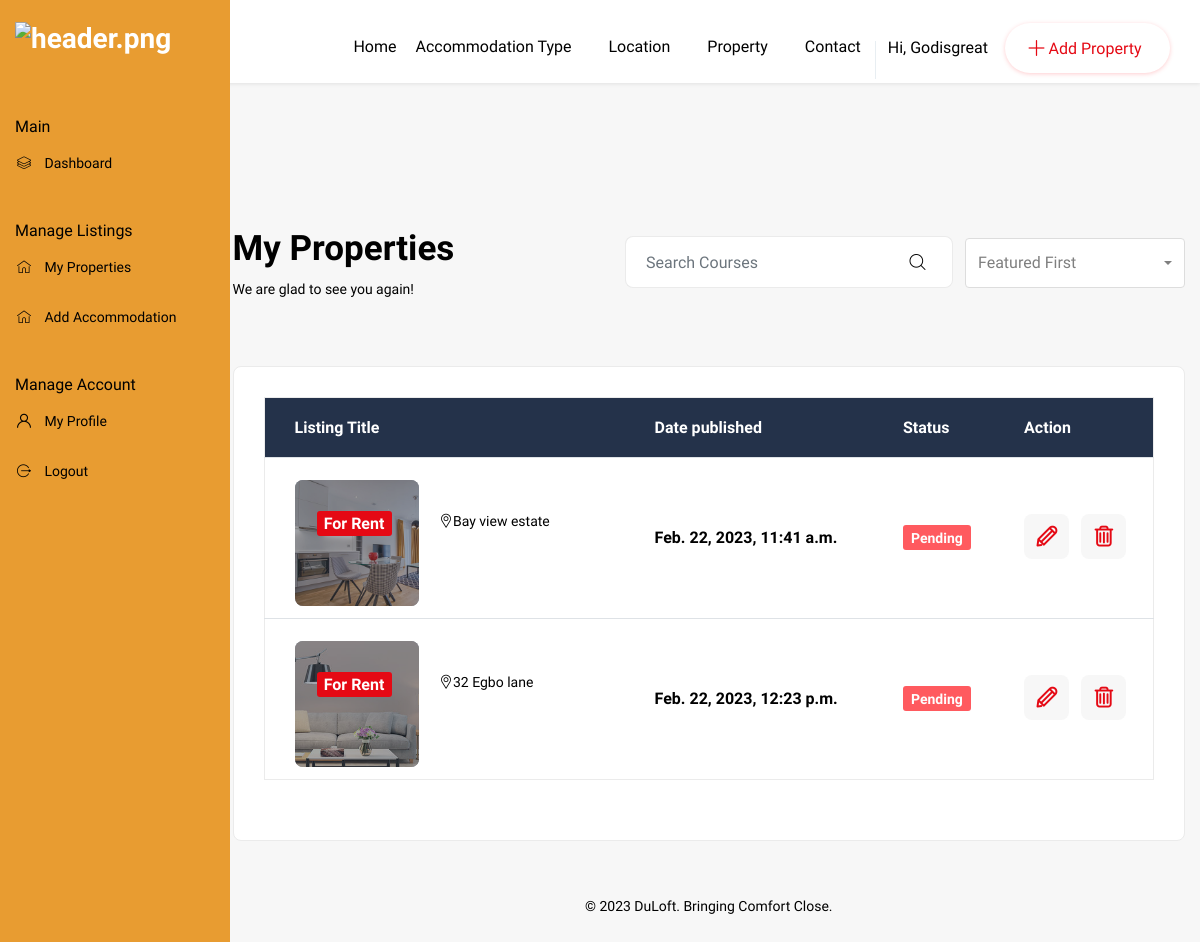
Screenshot of /user/dashboard/my-others/ (signed in) with the database file from the repository.
### users/models.py (models this page shows, shortened)
class User(AbstractBaseUser,PermissionsMixin):
    first_name=models.CharField(max_length=150,null=True,blank=True)
    sur_name=models.CharField(max_length=150,null=True,blank=True)
    other_name = models.CharField(max_length=150,null=True,blank=True)
    username_validator = UnicodeUsernameValidator()
    username = models.CharField(
        ("username"),
        max_length=150,
        unique=True,
        null=True,blank=True,
        help_text=(
            "Required. 150 characters or fewer. Letters, digits and @/./+/-/_ only."
        ),
        validators=[username_validator],
        error_messages={
            "unique": ("A user with that username already exists."),
        },
    )
    email = models.EmailField(("email address"), blank=True)
    phone_no=models.CharField(max_length=150,null=True,blank=True)
    date_created=models.DateTimeField(auto_now_add=True)
    is_active=models.BooleanField(default=True)
    is_staff=models.BooleanField(default=False)
    is_landlord=models.BooleanField(default=False)
    is_superuser=models.BooleanField(default=False)
    EMAIL_FIELD = "email"
    USERNAME_FIELD = "username"
    REQUIRED_FIELDS = ["email"]
    objects=UserManager()

### houses/models.py (models this page shows, shortened)
class SpaceModel(models.Model):
    house = models.ForeignKey(HouseModel, on_delete=models.CASCADE, related_name='space')
    floor = models.CharField(max_length=50, choices=FLOOR_TYPE)
    side = models.CharField(max_length=50, choices=[('right', 'Right'), ('left', 'Left')])
    spacename = models.CharField(max_length=50)
    taken = models.BooleanField(default=False)
    price = models.DecimalField(max_digits=8, decimal_places=2)
    accommodation_type = models.CharField('Accommodation Type', max_length=50, choices=ACCOMMODATION_TYPES, null=True, blank=True)
    image = models.ImageField(upload_to="BuildingInterior/space", null=True, blank=True)
    features = models.ManyToManyField(AmenitiesModels, help_text='You can select more than one by hold the Ctrl key')

class HouseModel(models.Model):
    added = models.DateTimeField(auto_now_add=True)
    updated = models.DateTimeField(auto_now=True)
    name = models.CharField('Building Name', max_length=100, blank=True, null=True)
    address = models.CharField('Building Address', max_length=150)
    country = models.ForeignKey(Country, on_delete=models.PROTECT, null=True, blank=True) # default=165
    state = models.ForeignKey(Region, on_delete=models.PROTECT, null=True, blank=True, )
    city = models.ForeignKey(SubRegion, on_delete=models.PROTECT, null=True, blank=True, )
    building_type = models.CharField('Building Type', max_length=50, choices=BUILDING_TYPES)
    accommodation_type = models.CharField('Accommodation Type', max_length=50, choices=ACCOMMODATION_TYPES)
    total_number_of_accommodation_space = models.PositiveIntegerField('Total Number Of Accodation Space')
    available_number_accommodation_space = models.PositiveIntegerField('Number Of Accodation Space Available')
    house_price = models.DecimalField('Building Price', max_digits=11, decimal_places=2, null=True, blank=True)
    electricity = models.BooleanField(default=True)
    water = models.BooleanField(default=False)
    newly_built = models.BooleanField('Newly Built', default=False)
    sale = models.BooleanField('For Sale', default=False)
    exterior_image = models.ImageField('Exterior Image Main', upload_to='BuildingExterior/', blank=True, null=True)
    exterior_image_side1 = models.ImageField('Exterior Image Side A', upload_to='BuildingExterior/', blank=True, null=True)
    exterior_image_side2 = models.ImageField('Exterior Image Side B', upload_to='BuildingExterior/', blank=True, null=True)
    vid_file = models.FileField(upload_to="BuildingInterior/video/building/", blank=True, null=True)
    c_of_o = models.FileField('Certificate Of Occupancy', upload_to="doucments/CofOs/", null=True, blank=True)
    d_of_a = models.FileField('Deed Of Assignment', upload_to="doucments/DofAs/", null=True, blank=True)
    tenant_agreement = models.FileField('Tenant Agreement', upload_to="doucments/TAs/", null=True, blank=True)
    landlord = models.ForeignKey(User, on_delete=models.CASCADE, null=True, blank=True)
    verified = models.BooleanField(default=False)
    featured = models.BooleanField(default=False)
    features = models.ManyToManyField(AmenitiesModels,  help_text='You can select more than one by hold the Ctrl key')

### users/views.py (the view)
# urls.py: path('dashboard/my-others/', views.get_space_by_landlord, name='my-space-dashboard'),
def get_space_by_landlord(request):
    if request.user.is_landlord:
        buildings = SpaceModel.objects.filter(house__landlord=request.user)
        return render( request, 'my-spaces.html', {'properties':buildings})

### templates/my-spaces.html (shortened to what this page needs)
{% extends 'dashboard_base.html' %}
{% block content %}
	<section class="our-dashbord dashbord bgc-f7 pb50">
		<div class="container-fluid">
			<div class="row">
				<div class="col-lg-3 col-xl-2 dn-992 pl0"></div>
				<div class="col-sm-12 col-lg-8 col-xl-10 maxw100flex-992">
					<div class="row">
						<div class="col-lg-4 col-xl-4 mb10">
							<div class="breadcrumb_content style2 mb30-991">
								<h2 class="breadcrumb_title">My Properties</h2>
								<p>We are glad to see you again!</p>
							</div>
						</div>
						<div class="col-lg-8 col-xl-8">
							<div class="candidate_revew_select style2 text-right mb30-991">
								<ul class="mb0">
									<li class="list-inline-item">
										<div class="candidate_revew_search_box course fn-520">
											<form class="form-inline my-2">
										    	<input class="form-control mr-sm-2" type="search" placeholder="Search Courses" aria-label="Search">
										    	<button class="btn my-2 my-sm-0" type="submit"><span class="flaticon-magnifying-glass"></span></button>
										    </form>
										</div>
									</li>
									<li class="list-inline-item">
										<select class="selectpicker show-tick">
											<option>Featured First</option>
										</select>
									</li>
								</ul>
							</div>
						</div>
						<div class="col-lg-12">
							<div class="my_dashboard_review mb40">
								<div class="property_table">
									<div class="table-responsive mt0">
										<table class="table">
											<thead class="thead-light">
										    	<tr>
										    		<th scope="col">Listing Title</th>
										    		<th scope="col">Date published</th>
										    		<th scope="col">Status</th>
										    		<th scope="col">Action</th>
										    	</tr>
											</thead>
											<tbody>
												{% for property in properties %}
												<tr>
										    		<th scope="row">
														<div class="feat_property list favorite_page style2">
															<div class="thumb">
																<img class="img-whp" src="{{property.image.url}}" alt="fp1.jpg">
																<div class="thmb_cntnt">
																	<ul class="tag mb0">
																		<li class="list-inline-item color-white">For Rent</li>
																	</ul>
																</div>
															</div>
															<div class="details">
																<div class="tc_content">
																	<p><span class="flaticon-placeholder"></span>{{property.house.address}}</p>
																</div>
															</div>
														</div>
										    		</th>
										    		<td>{{property.house.added}}</td>
										    		<td>
														{% if property.verified %}
														<span class="status_tag badge2">Published</span>
														{% else %}
														<span class="status_tag badge">Pending</span>
														{% endif %}
													</td>
										    		<td>
										    			<ul class="view_edit_delete_list mb0">
										    				<li class="list-inline-item" data-toggle="tooltip" data-placement="top" title="Edit"><a href="{% url 'edit-space' property.id %}"><span class="flaticon-edit"></span></a></li>
										    				<li class="list-inline-item" data-toggle="tooltip" data-placement="top" title="Delete"><a href="page-my-properties.html#"><span class="flaticon-garbage"></span></a></li>
										    			</ul>
										    		</td>
										    	</tr>
												{% endfor %}
											</tbody>
										</table>
									</div>
								</div>
							</div>
						</div>
					</div>
					<div class="row mt10">
						<div class="col-lg-12">
							<div class="copyright-widget text-center">
								<p>© 2023 DuLoft. Bringing Comfort Close.</p>
							</div>
						</div>
					</div>
				</div>
			</div>
		</div>
	</section>
{% endblock content %}

### templates/dashboard_base.html (shortened to what this page needs)
{% load static %}
<!DOCTYPE html>
<html dir="ltr" lang="en">
<head>
<link rel="stylesheet" href="{% static 'css/bootstrap.min.css' %}">
<link rel="stylesheet" href="{% static 'css/style.css' %}">
<link rel="stylesheet" href="{% static 'css/dashbord_navitaion.css' %}">
<link rel="stylesheet" href="{% static 'css/responsive.css' %}">
</head>
<body>
<div class="wrapper">
	<header class="header-nav menu_style_home_one style2 navbar-scrolltofixed stricky main-menu" >
		<div class="container-fluid p0">
		    <nav>
		        <ul id="respMenu" class="ace-responsive-menu text-right" data-menu-style="horizontal">
		            <li>
		                <a href="{% url 'index' %}"><span class="title">Home</span></a>
		            </li>
		            <li>
		                <a><span class="title">Accommodation Type</span></a>
		            </li>
		            <li>
		                <a href="page-dashboard.html#"><span class="title">Location</span></a>
		            </li>
		            <li>
		                <a href="page-dashboard.html#"><span class="title">Property</span></a>
		            </li>
		            <li class="last">
		                <a href="page-contact.html"><span class="title">Contact</span></a>
		            </li>
	                <li class="user_setting">
						<div class="dropdown">
	                		<a class="btn dropdown-toggle" href="" data-toggle="dropdown">
                                <span class="dn-1199">Hi, {{request.user.first_name}}</span>
                            </a>
						</div>
			        </li>
					{% if request.user.is_authenticated and request.user.is_landlord %}
	                <li class="list-inline-item add_listing">
                        <a href="{% url 'add-house' %}"><span class="flaticon-plus"></span>
                            <span class="dn-lg"> Add Property</span>
                        </a>
                    </li>
					{% endif %}
		        </ul>
		    </nav>
		</div>
	</header>
	{% if request.user.is_landlord %}
    <div class="dashboard_sidebar_menu dn-992">
	    <ul class="sidebar-menu">
	   		<li class="header"><img src="{% static 'images/Duloft-logo-black.png' %}" alt="header.png"></li>
	   		<li class="title"><span>Main</span></li>
	    	<li class="treeview"><a href="{% url 'landlord-dashboard' %}"><i class="flaticon-layers"></i><span> Dashboard</span></a></li>
	   		<li class="title"><span>Manage Listings</span></li>
	      	<li class="treeview">
		        <a href=""><i class="flaticon-home"></i> <span>My Properties</span><i class="fa fa-angle-down pull-right"></i></a>
	      	</li>
	     	<li class="treeview">
		        <a href=""><i class="flaticon-home"></i><span> Add Accommodation </span><i class="fa fa-angle-down pull-right"></i></a>
	      	</li>
	   		<li class="title"><span>Manage Account</span></li>
		    <li><a href="{% url 'userprofile' %}"><i class="flaticon-user"></i> <span>My Profile</span></a></li>
		    <li><a href="{% url 'logout' %}"><i class="flaticon-logout"></i> <span>Logout</span></a></li>
	    </ul>
    </div>
	{% endif %}
    {% block content %}{% endblock content %}
</div>
</body>
</html>

### static/css/responsive.css (style rules this page uses)
@media only screen and (max-width:1440px) { .our-dashbord.dashbord .container-fluid { padding-left: 8%; padding-right: 15px; } }
@media only screen and (max-width:1366px) { .sidebar-menu { width: 230px; } }
@media only screen and (max-width:1366px) { .sidebar-menu li.header { padding-left: 15px; } }
@media only screen and (max-width:1366px) { .our-dashbord.dashbord .container-fluid { padding-left: 3%; padding-right: 15px; } }
@media only screen and (max-width:1280px) { header.header-nav.menu_style_home_one .ace-responsive-menu>li>a { padding: 37px 20px 27px 5px; } }
@media only screen and (max-width:1200px) { header.header-nav.menu_style_home_one .ace-responsive-menu>li>a { padding: 37px 10px 27px 5px; } }
@media only screen and (max-width:1200px) { header.header-nav.menu_style_home_one ul.ace-responsive-menu li.add_listing { width: 165px; } }

### static/css/menu.css (style rules this page uses)
@media (min-width: 993px) { .main-menu { display: block; } }
.header, .content, .footer { text-align: center; }
.header, .footer { background: #777; font-size: 16px; font-weight: bold; color: #484848; line-height: 40px; -moz-box-sizing: border-box; box-sizing: border-box; width: 100%; height: 85px; padding: 0 50px; }
.mm-page { -webkit-box-sizing:border-box;box-sizing:border-box;position:relative }
.mm-slideout { -webkit-transition:-webkit-transform .4s ease;transition:-webkit-transform .4s ease;-o-transition:transform .4s ease;transition:transform .4s ease;transition:transform .4s ease,-webkit-transform .4s ease;z-index:1 }

### static/css/ace-responsive-menu.css (style rules this page uses)
a { color: #0d638f; text-shadow: none; }
ul { margin: 0px; padding: 0px; }
.ace-responsive-menu { list-style: none; margin: 0; padding: 0; background-color: transparent; width:100%; }
.ace-responsive-menu li { list-style: none; }
.ace-responsive-menu > li { border: 0px; display: inline-block; margin: 0; padding: 0; text-align: left; }
.ace-responsive-menu li a { color:#c0c0c0; }
.ace-responsive-menu > li > a { display: block; position: relative; margin: 0; border: 0px; padding: 18px 20px 18px 5px; text-decoration: none; font-size: 16px; font-weight: 300; color: #979797; }

### rows the page displays
User: user.first_name "Godisgreat"
SpaceModel: image (picture), house.address "Bay view estate", house.added "Feb. 22, 2023, 11:41 a.m."
SpaceModel: image (picture), house.address "32 Egbo lane", house.added "Feb. 22, 2023, 12:23 p.m."
